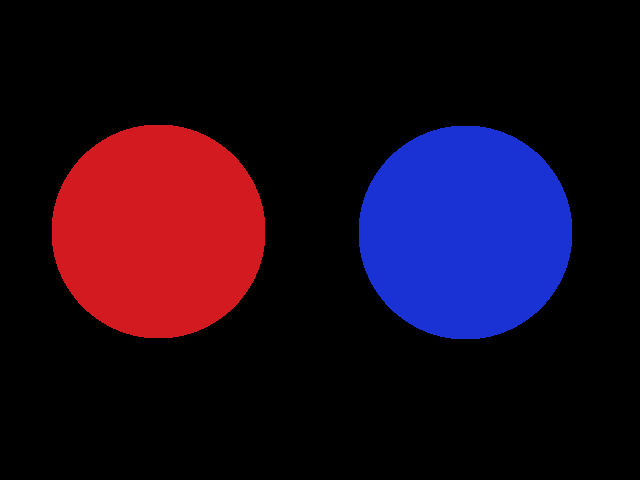
#> input picture imread/raw.png, 640 x 480 px
$ python main.py
#> lines starting #> are read from the running program, lines starting #| are printed output that depends on the picture
import cv2 as cv                    # inport openCV libraries

def load_img_w_specific_setting(flag):

#> in load_img_w_specific_setting, img is the input picture: shape (480, 640, 4) uint16; mean B, G, R, A 7354.7, 2317.5, 7164.5, 15270.6
    def display_info_of_loaded_img (img):
        dimension = img.shape
#> dimension = (480, 640, 4)
        height    = dimension[0]
#> height = 480
        width     = dimension[1]
#> width = 640
        if len(dimension) > 2:
            channel   = dimension[2]
#> channel = 4
        else:
            channel = -1
        print('load setting is ', flag)
        print('width: %d height: %d channel: %d' % (width, height, channel) )
#| width: 640 height: 480 channel: 4
        print('depth info: ', img.dtype)
#| depth info:  uint16
        # cv.imshow(str(flag), img)
        cv.imwrite(str(flag)+'.png',img)

    img = cv.imread('raw.png', flag)                # load an image in the same folder w/ the script
                                                    # cv2.imread(filename[, flags]) → retval
    display_info_of_loaded_img(img)

load_img_w_specific_setting(cv.IMREAD_UNCHANGED)
load_img_w_specific_setting(cv.IMREAD_GRAYSCALE)
#> call 2 of load_img_w_specific_setting, with flag = 0
#> in load_img_w_specific_setting (call 2), `img = cv.imread('raw.png', flag)`:
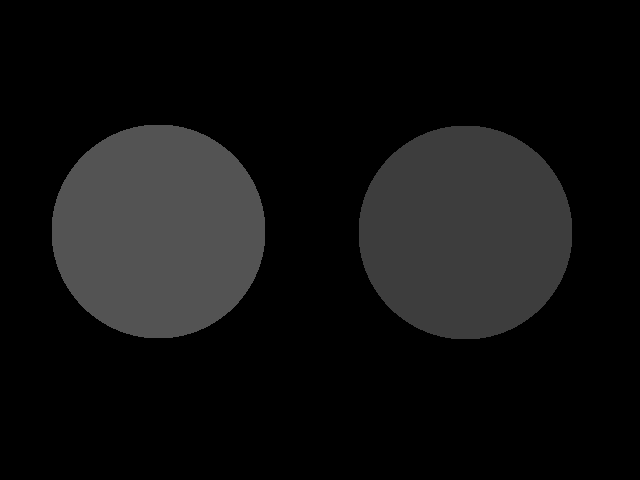
#> img: shape (480, 640); min 0, max 83, mean 16.9
#| width: 640 height: 480 channel: -1
#| depth info:  uint8
load_img_w_specific_setting(cv.IMREAD_COLOR)
#| width: 640 height: 480 channel: 3
#| depth info:  uint8
load_img_w_specific_setting(cv.IMREAD_ANYDEPTH)
#> call 4 of load_img_w_specific_setting, with flag = 2
#> in load_img_w_specific_setting (call 4), `img = cv.imread('raw.png', flag)`:
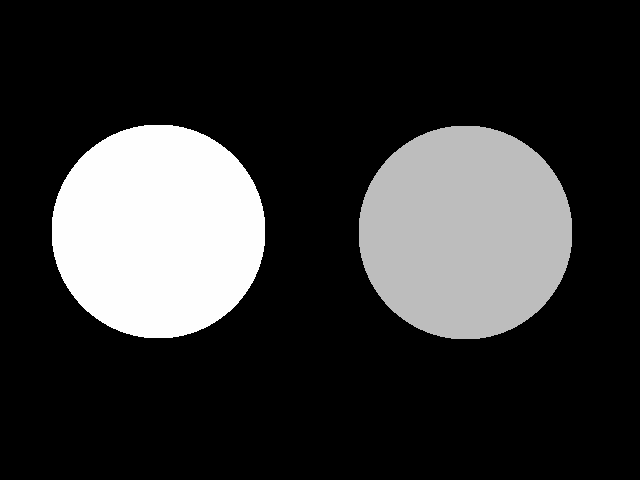
#> img: shape (480, 640) uint16; min 0, max 21274, mean 4341.1; drawn with min black and max white
#| width: 640 height: 480 channel: -1
#| depth info:  uint16
load_img_w_specific_setting(cv.IMREAD_ANYCOLOR)
#| width: 640 height: 480 channel: 3
#| depth info:  uint8
load_img_w_specific_setting(cv.IMREAD_ANYCOLOR | cv.IMREAD_ANYDEPTH)
#> in load_img_w_specific_setting (call 6), `img = cv.imread('raw.png', flag)`:
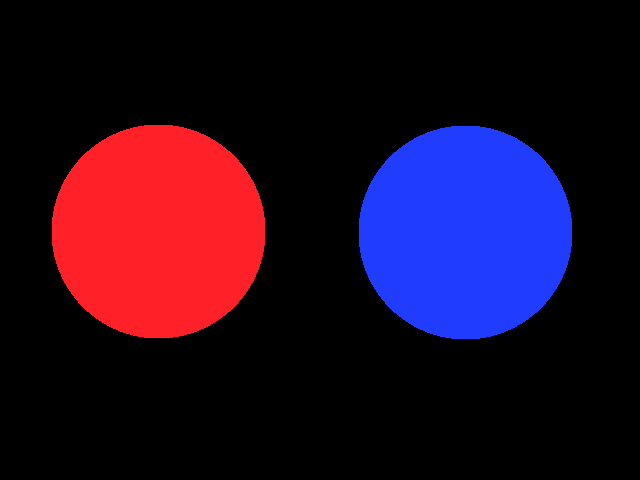
#> img: shape (480, 640, 3) uint16; mean B, G, R 7354.7, 2317.5, 7164.5; drawn with min black and max white
#| width: 640 height: 480 channel: 3
#| depth info:  uint16

# cv.waitKey(0)                                       # hold the created windows
# cv.destroyAllWindows()                              # proceed to end code and destroy all windows

# Note: In the case of a color images, the decoded images will have the channels stored in B G R order.
#       use Mac terminal to show information (especially depth): sips -g all image.png
